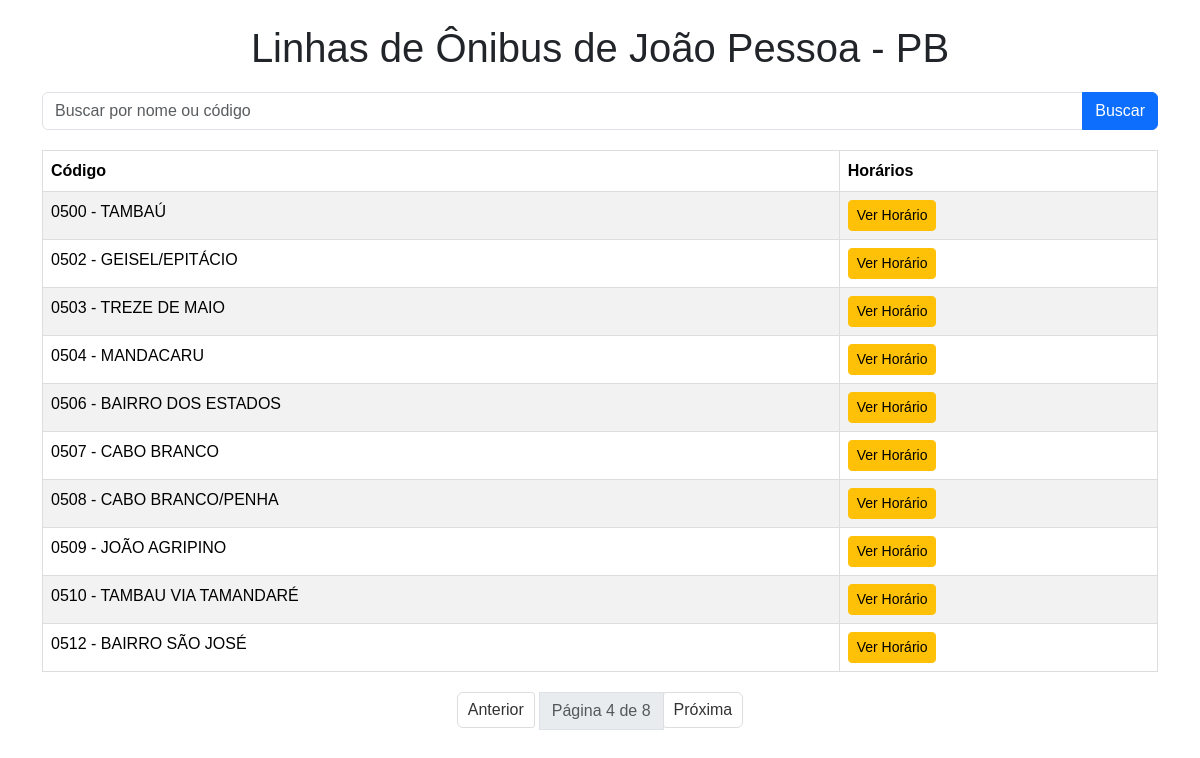
/?pagina=4, run on the app's committed database.
### tables this page shows
CREATE TABLE linhas (
                codigo TEXT PRIMARY KEY,
                itinerario_link TEXT,
                horario_link TEXT,
                nome TEXT,
                horarios TEXT,  -- Armazena os horários como JSON stringificado
                observacao TEXT
            );

### app.py (the view)
@app.route("/", methods=['GET'])
def index():
    busca = request.args.get('busca')
    pagina = request.args.get('pagina', 1, type=int)
    linhas_por_pagina = 10
    conn = get_db_connection()
    cursor = conn.cursor()
    try:
        if busca:
            cursor.execute("SELECT * FROM linhas WHERE nome LIKE ? OR codigo LIKE ?", ('%' + busca + '%', '%' + busca + '%',))
            linhas_totais = len(cursor.fetchall())
            cursor.execute("SELECT * FROM linhas WHERE nome LIKE ? OR codigo LIKE ? LIMIT ? OFFSET ?", ('%' + busca + '%', '%' + busca + '%', linhas_por_pagina, (pagina - 1) * linhas_por_pagina))
        else:
            cursor.execute("SELECT * FROM linhas")
            linhas_totais = len(cursor.fetchall())
            cursor.execute(f"SELECT * FROM linhas LIMIT {linhas_por_pagina} OFFSET {(pagina - 1) * linhas_por_pagina}")
        linhas = cursor.fetchall()
        num_paginas = (linhas_totais + linhas_por_pagina - 1) // linhas_por_pagina
    except sqlite3.Error as e:
        return f"Erro ao acessar o banco de dados: {e}"
    finally:
        conn.close()
    return render_template("index.html", linhas=linhas, busca=busca, pagina=pagina, num_paginas=num_paginas)

### app.py (called while the page is built)
def get_db_connection():
    db_path = os.path.join(os.path.dirname(__file__), DATABASE)
    conn = sqlite3.connect(db_path)
    conn.row_factory = sqlite3.Row
    return conn

### templates/index.html (shortened to what this page needs)
<!DOCTYPE html>
<html>
<head>
    <link href="https://cdn.jsdelivr.net/npm/bootstrap@5.3.2/dist/css/bootstrap.min.css" rel="stylesheet">
    <link rel="stylesheet" href="{{ url_for('static', filename='style.css') }}">
</head>
<body>
    <div class="container mt-4">
        <h1>Linhas de Ônibus de João Pessoa - PB</h1>
        <form method="GET" class="mb-3">
            <div class="input-group">
                <input type="text" name="busca" class="form-control" placeholder="Buscar por nome ou código">
                <button type="submit" class="btn btn-primary">Buscar</button>
            </div>
        </form>
        {% if linhas %}
            <table class="table table-striped table-hover">
                <thead>
                    <tr>
                        <th>Código</th>
                        <th>Horários</th>
                    </tr>
                </thead>
                <tbody>
                    {% for linha in linhas %}
                        <tr>
                            <td>{{ linha['codigo'] }}</td>
                            <td><a href="{{ url_for('detalhes_horario', codigo=linha['codigo']) }}" class="btn btn-sm btn-warning">Ver Horário</a></td>
                        </tr>
                    {% endfor %}
                </tbody>
            </table>
            <nav aria-label="Navegação de página">
                <ul class="pagination justify-content-center">
                    {% if pagina > 1 %}
                        <li class="page-item"><a class="page-link" href="{{ url_for('index', busca=busca, pagina=pagina - 1) }}">Anterior</a></li>
                    {% endif %}
                    <li class="page-item disabled"><span class="page-link">Página {{ pagina }} de {{ num_paginas }}</span></li>
                    {% if pagina < num_paginas %}
                        <li class="page-item"><a class="page-link" href="{{ url_for('index', busca=busca, pagina=pagina + 1) }}">Próxima</a></li>
                    {% endif %}
                </ul>
            </nav>
        {% else %}
            <p class="text-center">Nenhuma linha encontrada.</p>
        {% endif %}
    </div>
</body>
</html>

### static/style.css (style rules this page uses)
body { font-family: sans-serif; margin: 20px; }
h1 { text-align: center; margin-bottom: 20px; }
table { width: 100%; border-collapse: collapse; margin-top: 20px; }
th, td { border: 1px solid #ddd; padding: 8px; text-align: left; }
th { background-color: #f2f2f2; font-weight: bold; }
a { text-decoration: none; color: #007bff; }
.pagination { margin-top: 20px; text-align: center; }
.pagination a { display: inline-block; padding: 5px 10px; margin: 0 5px; border: 1px solid #ddd; border-radius: 3px; text-decoration: none; color: #333; }

### data on the page
linhas: codigo "0500 - TAMBAÚ"
linhas: codigo "0502 - GEISEL/EPITÁCIO"
linhas: codigo "0503 - TREZE DE MAIO"
linhas: codigo "0504 - MANDACARU"
linhas: codigo "0506 - BAIRRO DOS ESTADOS"
linhas: codigo "0507 - CABO BRANCO"
linhas: codigo "0508 - CABO BRANCO/PENHA"
linhas: codigo "0509 - JOÃO AGRIPINO"
linhas: codigo "0510 - TAMBAU VIA TAMANDARÉ"
linhas: codigo "0512 - BAIRRO SÃO JOSÉ"

### other printed values
{{ pagina }} "4"
{{ num_paginas }} "8"
